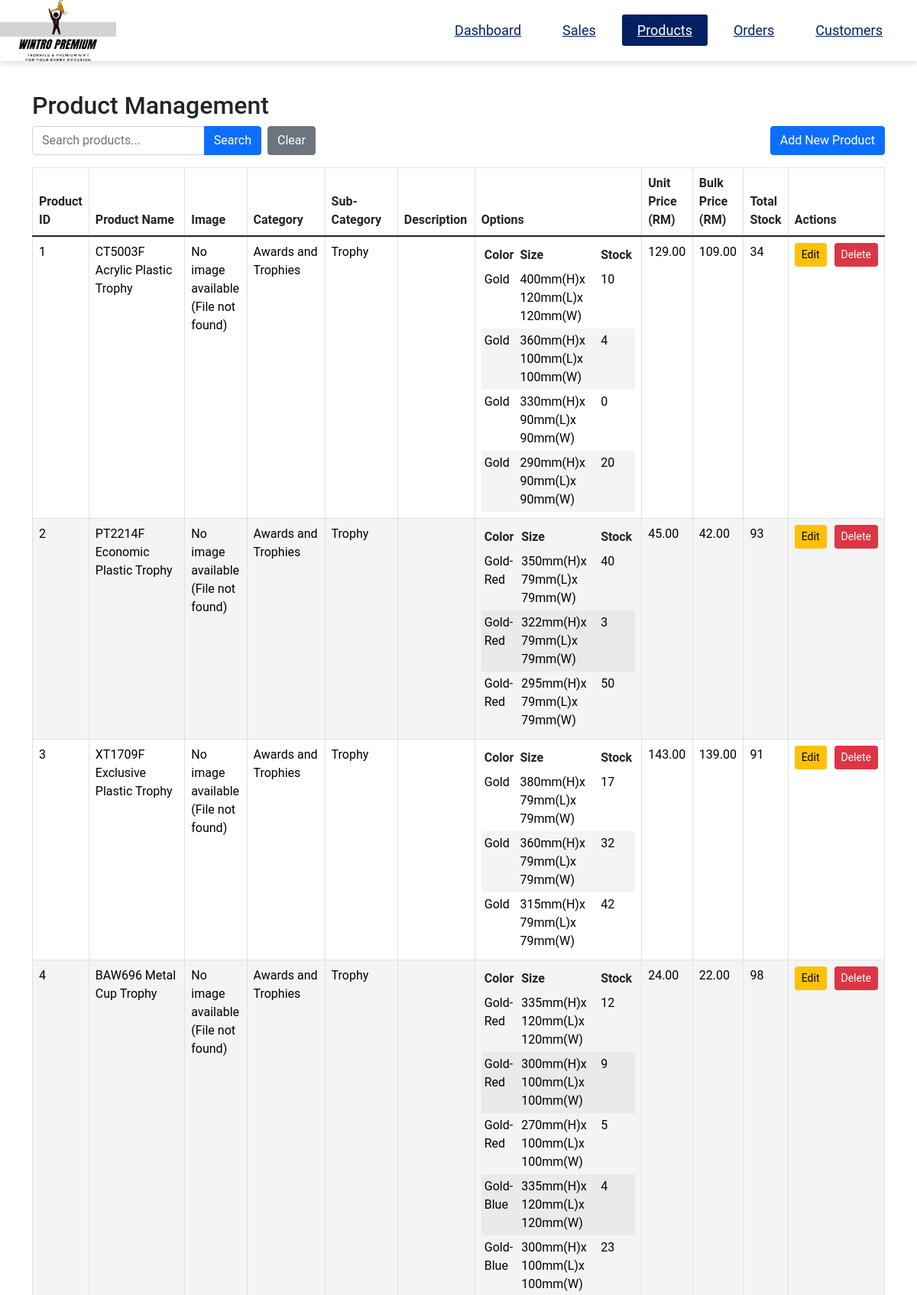
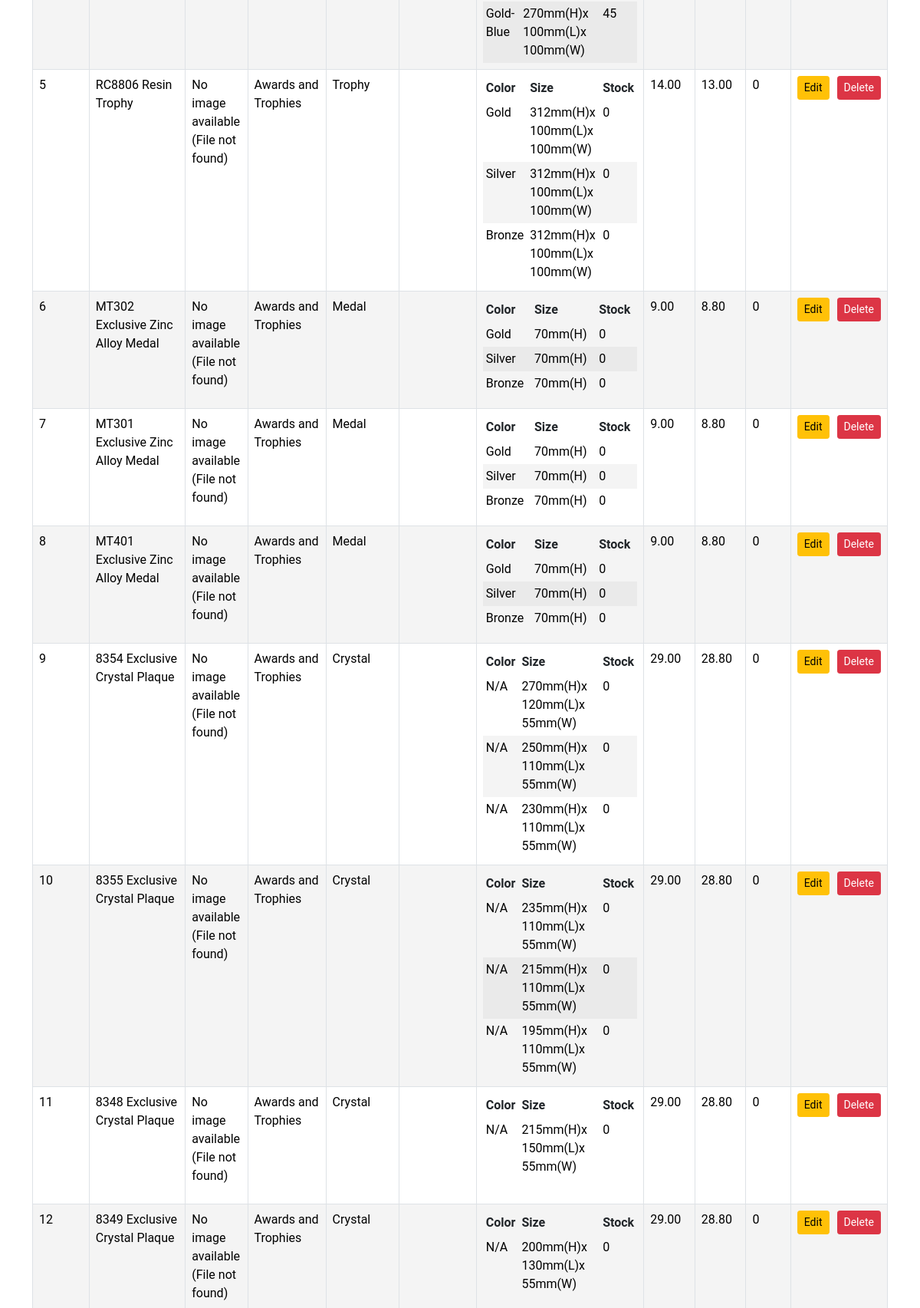
The app's page /app/Admin/products_view.php (signed in, upper part) with its own data (2 pictures, top to bottom).
### tables this page shows
CREATE TABLE IF NOT EXISTS product (
    product_id INT(12) AUTO_INCREMENT PRIMARY KEY,
    product_name VARCHAR(100) NOT NULL,
    product_description TEXT DEFAULT NULL,
    product_image VARCHAR(200) NOT NULL,
    product_unit_price DECIMAL(10, 2) NOT NULL,
    product_bulk_price DECIMAL(10, 2) DEFAULT NULL,
    product_created_at TIMESTAMP DEFAULT CURRENT_TIMESTAMP,
    product_upated_at TIMESTAMP DEFAULT CURRENT_TIMESTAMP ON UPDATE CURRENT_TIMESTAMP,
    sub_category_id INT(12),
    FOREIGN KEY (sub_category_id) REFERENCES sub_category(sub_category_id)
);

CREATE TABLE IF NOT EXISTS options (
    option_id INT(12) AUTO_INCREMENT PRIMARY KEY,
    option_colour VARCHAR(50),
    option_size VARCHAR(50) NOT NULL,
    product_id INT(12) NOT NULL,
    FOREIGN KEY (product_id) REFERENCES product (product_id)
);

CREATE TABLE IF NOT EXISTS inventory (
    inventory_id INT(12) AUTO_INCREMENT PRIMARY KEY,
    stock_quantity INT(12) NOT NULL,
    option_id INT(12),
    product_id INT(12) NOT NULL,
    FOREIGN KEY (product_id) REFERENCES product (product_id),
    FOREIGN KEY (option_id) REFERENCES options (option_id)
);

CREATE TABLE IF NOT EXISTS category (
    category_id INT(12) AUTO_INCREMENT PRIMARY KEY,
    category_name VARCHAR(50) NOT NULL
);

CREATE TABLE IF NOT EXISTS sub_category (
    sub_category_id INT(12) AUTO_INCREMENT PRIMARY KEY,
    sub_category_name VARCHAR(50) NOT NULL,
    category_id INT(12) NOT NULL,
    FOREIGN KEY (category_id) REFERENCES category (category_id)
);

### app/Admin/products_search.php (called while the page is built, shortened)
<?php
function searchProducts($pdo, $search) {
    $pdo->exec("SET NAMES utf8mb4");
    $query = "
        SELECT
            p.product_id,
            p.product_name,
            p.product_description,
            p.product_image,
            p.product_unit_price,
            p.product_bulk_price,
            c.category_name,
            s.sub_category_name,
            o.option_id,
            o.option_colour,
            o.option_size,
            i.inventory_id,
            i.stock_quantity
        FROM
            product p
        LEFT JOIN
            sub_category s ON p.sub_category_id = s.sub_category_id
        LEFT JOIN
            category c ON s.category_id = c.category_id
        LEFT JOIN
            options o ON p.product_id = o.product_id
        LEFT JOIN
            inventory i ON (p.product_id = i.product_id AND (i.option_id = o.option_id OR i.option_id IS NULL))
    ";
    $params = [];
    $query .= " ORDER BY p.product_id, o.option_id";
    $stmt = $pdo->prepare($query);
    $stmt->execute($params);
    $results = $stmt->fetchAll(PDO::FETCH_ASSOC);
    $products = [];
    foreach ($results as $row) {
        $productId = $row['product_id'];
        if (!isset($products[$productId])) {
            $products[$productId] = [
                'product_id' => $row['product_id'],
                'product_name' => $row['product_name'],
                'product_description' => $row['product_description'],
                'product_image' => $row['product_image'],
                'product_unit_price' => $row['product_unit_price'],
                'product_bulk_price' => $row['product_bulk_price'],
                'category_name' => $row['category_name'],
                'sub_category_name' => $row['sub_category_name'],
                'options' => [],
                'total_stock' => 0
            ];
        }
        if ($row['option_id']) {
            $option = [
                'option_id' => $row['option_id'],
                'option_colour' => $row['option_colour'],
                'option_size' => $row['option_size'],
                'stock_quantity' => $row['stock_quantity'] ?? 0
            ];
            $products[$productId]['options'][] = $option;
            $products[$productId]['total_stock'] += ($row['stock_quantity'] ?? 0);
        } else {
            $products[$productId]['total_stock'] += ($row['stock_quantity'] ?? 0);
        }
    }
    return array_values($products);
}

### app/Admin/products_view.php (the view, shortened to what this page needs)
<?php
require_once '../includes/dbh-inc.php';
require_once 'products_search.php';
$search = isset($_GET['search']) ? trim($_GET['search']) : '';
$products = searchProducts($pdo, $search);
?>
<!DOCTYPE html>
<html lang="en">
<head>
    <link href="https://cdn.jsdelivr.net/npm/bootstrap@5.1.3/dist/css/bootstrap.min.css" rel="stylesheet">
    <link href="products_style.css" rel="stylesheet">
    <?php include 'header.php'; ?>
</head>
<body>
    <div class="container mt-4">
        <h2>Product Management</h2>
        <div class="d-flex align-items-center mb-3">
            <div class="input-group" style="width: 300px;">
                <input type="text"
                    id="searchInput"
                    class="form-control"
                    placeholder="Search products..."
                    value="<?= htmlspecialchars($search) ?>">
                <button class="btn btn-primary" id="searchButton">Search</button>
            </div>
            <a href="products_view.php" class="btn btn-secondary ms-2">Clear</a>
            <a href="products_add.php" class="btn btn-primary ms-auto">Add New Product</a>
        </div>
        <table class="table table-bordered">
            <thead>
                <tr>
                    <th>Product ID</th>
                    <th>Product Name</th>
                    <th>Image</th>
                    <th>Category</th>
                    <th>Sub-Category</th>
                    <th>Description</th>
                    <th>Options</th>
                    <th>Unit Price (RM)</th>
                    <th>Bulk Price (RM)</th>
                    <th>Total Stock</th>
                    <th>Actions</th>
                </tr>
            </thead>
            <tbody id="productsTableBody">
                <?php foreach ($products as $product): ?>
                    <tr>
                        <td><?= htmlspecialchars($product['product_id']); ?></td>
                        <td><?= htmlspecialchars($product['product_name']); ?></td>
                        <td>
                            <?php
                            $baseDir = '../Product/Awards&Trophies/uploads/';
                            if (!empty($product['product_image'])) {
                                $imagePath = str_replace('uploads/', '', $product['product_image']);
                                $fullPath = $baseDir . $imagePath;
                                if (file_exists($fullPath)) {
                                    echo '<img src="' . htmlspecialchars($fullPath) . '" alt="Product Image" width="100">';
                                } else {
                                    echo '<p>No image available (File not found)</p>';
                                }
                            } else {
                                echo '<p>No image available (No path)</p>';
                            }
                            ?>
                        </td>
                        <td><?= htmlspecialchars($product['category_name']); ?></td>
                        <td><?= htmlspecialchars($product['sub_category_name']); ?></td>
                        <td class="product-description">
                        </td>
                        <td>
                            <?php if (!empty($product['options'])): ?>
                                <table class="table table-sm table-borderless mb-0">
                                    <thead>
                                        <tr>
                                            <th>Color</th>
                                            <th>Size</th>
                                            <th>Stock</th>
                                        </tr>
                                    </thead>
                                    <tbody>
                                        <?php foreach ($product['options'] as $option): ?>
                                            <tr>
                                                <td><?= htmlspecialchars($option['option_colour'] ?? 'N/A'); ?></td>
                                                <td><?= htmlspecialchars($option['option_size']); ?></td>
                                                <td><?= number_format($option['stock_quantity']); ?></td>
                                            </tr>
                                        <?php endforeach; ?>
                                    </tbody>
                                </table>
                            <?php else: ?>
                                <p>No options available</p>
                            <?php endif; ?>
                        </td>
                        <td><?= number_format($product['product_unit_price'], 2); ?></td>
                        <td><?= number_format($product['product_bulk_price'], 2); ?></td>
                        <td><?= number_format($product['total_stock']); ?></td>
                        <td>
                            <div class="action-buttons">
                                <a href="products_edit.php?id=<?= $product['product_id']; ?>"
                                    class="btn btn-warning btn-sm">
                                    Edit
                                </a>
                                <button type="button"
                                    class="btn btn-danger btn-sm"
                                    data-bs-toggle="modal"
                                    data-bs-target="#deleteModal<?= $product['product_id']; ?>">
                                    Delete
                                </button>
                            </div>
                        </td>
                    </tr>
                <?php endforeach; ?>
            </tbody>
        </table>
    </div>
    <?php include 'footer.php'; ?>
</body>
</html>

### app/Admin/products_style.css (style rules this page uses)
.action-buttons { display: flex; gap: 10px; justify-content: center; }
.product-description { white-space: pre-line; max-width: 300px; padding: 10px; }

### app/Admin/style.css (style rules this page uses)
* { padding: 0; margin: 0; text-decoration: none; list-style: none; box-sizing: border-box; font-family: "Roboto", sans-serif; }
body { margin: 15px; padding-top: 80px; overflow-x: hidden; overflow-y: auto; }
table { width: 100%; border-collapse: collapse; }
table, th, td { border-collapse: collapse; padding: 16px; text-align: left; }
thead th { position: sticky; top: 0; left: 0; background-color: #D9DCE7; cursor: pointer; text-transform: capitalize; }
tbody tr:nth-child(even) { background-color: #0000000b; }
tbody tr { --delay: 0.1s; transition: 0.5s ease-in-out var(--delay), background-color 0s; }
tbody tr td, tbody tr td p { transition: 0.2s ease-in-out; cursor: pointer; color: black; text-decoration: none; }

### records on screen
product: options.option_colour "Gold", options.option_size "400mm(H)x 120mm(L)x 120mm(W)", inventory.stock_quantity "10", options.option_size "360mm(H)x 100mm(L)x 100mm(W)", inventory.stock_quantity "4", options.option_size "330mm(H)x 90mm(L)x 90mm(W)", inventory.stock_quantity "0", options.option_size "290mm(H)x 90mm(L)x 90mm(W)", inventory.stock_quantity "20"
product: options.option_colour "Gold-Red", options.option_size "350mm(H)x 79mm(L)x 79mm(W)", inventory.stock_quantity "40", options.option_size "322mm(H)x 79mm(L)x 79mm(W)", inventory.stock_quantity "3", options.option_size "295mm(H)x 79mm(L)x 79mm(W)", inventory.stock_quantity "50"
product: options.option_colour "Gold", options.option_size "380mm(H)x 79mm(L)x 79mm(W)", inventory.stock_quantity "17", options.option_size "360mm(H)x 79mm(L)x 79mm(W)", inventory.stock_quantity "32", options.option_size "315mm(H)x 79mm(L)x 79mm(W)", inventory.stock_quantity "42"
product: options.option_colour "Gold-Red", options.option_size "335mm(H)x 120mm(L)x 120mm(W)", inventory.stock_quantity "12", options.option_size "300mm(H)x 100mm(L)x 100mm(W)", inventory.stock_quantity "9", options.option_size "270mm(H)x 100mm(L)x 100mm(W)", inventory.stock_quantity "5", options.option_colour "Gold-Blue", inventory.stock_quantity "4", inventory.stock_quantity "23", inventory.stock_quantity "45"
product: options.option_colour "Gold", options.option_size "312mm(H)x 100mm(L)x 100mm(W)", stock_quantity "0", options.option_colour "Silver", options.option_colour "Bronze"
product: options.option_colour "Gold", options.option_size "70mm(H)", stock_quantity "0", options.option_colour "Silver", options.option_colour "Bronze"
product: options.option_colour "Gold", options.option_size "70mm(H)", stock_quantity "0", options.option_colour "Silver", options.option_colour "Bronze"
product: options.option_colour "Gold", options.option_size "70mm(H)", stock_quantity "0", options.option_colour "Silver", options.option_colour "Bronze"
product: options.option_colour "N/A", options.option_size "270mm(H)x 120mm(L)x 55mm(W)", stock_quantity "0", options.option_size "250mm(H)x 110mm(L)x 55mm(W)", options.option_size "230mm(H)x 110mm(L)x 55mm(W)"
product: options.option_colour "N/A", options.option_size "235mm(H)x 110mm(L)x 55mm(W)", stock_quantity "0", options.option_size "215mm(H)x 110mm(L)x 55mm(W)", options.option_size "195mm(H)x 110mm(L)x 55mm(W)"
product: product_id "11", product_name "8348 Exclusive Crystal Plaque", shows "No image available (File not found)", category.category_name "Awards and Trophies", sub_category.sub_category_name "Crystal", options.option_colour "N/A", options.option_size "215mm(H)x 150mm(L)x 55mm(W)", stock_quantity "0", product_unit_price "29.00", product_bulk_price "28.80", total_stock "0"
product: product_id "12", product_name "8349 Exclusive Crystal Plaque", shows "No image available (File not found)", category.category_name "Awards and Trophies", sub_category.sub_category_name "Crystal", options.option_colour "N/A", options.option_size "200mm(H)x 130mm(L)x 55mm(W)", stock_quantity "0", product_unit_price "29.00", product_bulk_price "28.80", total_stock "0"

### other values on screen
$product['product_id'] "1"
$product['product_name'] "CT5003F Acrylic Plastic Trophy"
$product['category_name'] "Awards and Trophies"
$product['sub_category_name'] "Trophy"
$product['product_unit_price'] "129.00"
$product['product_bulk_price'] "109.00"
$product['total_stock'] "34"
$product['product_id'] "2"
$product['product_name'] "PT2214F Economic Plastic Trophy"
$product['product_unit_price'] "45.00"
$product['product_bulk_price'] "42.00"
$product['total_stock'] "93"
$product['product_id'] "3"
$product['product_name'] "XT1709F Exclusive Plastic Trophy"
$product['product_unit_price'] "143.00"
